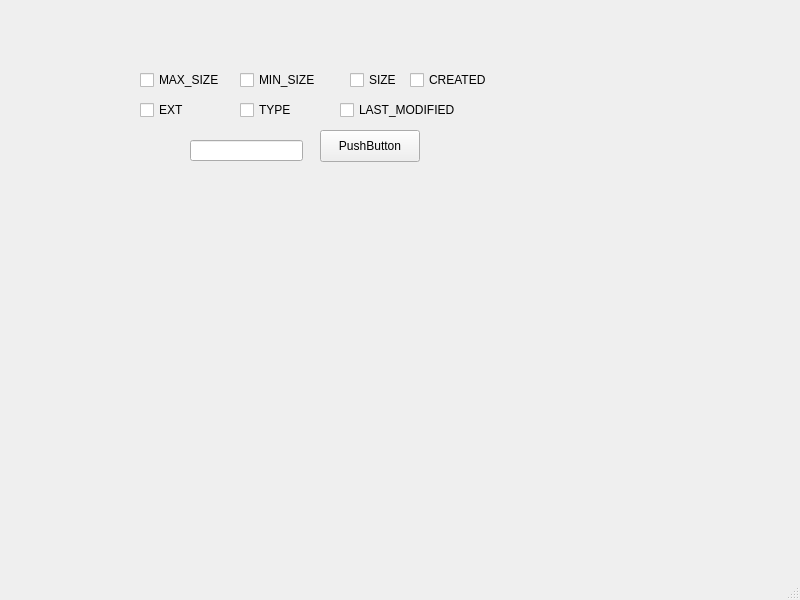
<?xml version="1.0" encoding="UTF-8"?>
<ui version="4.0">
 <class>MainWindow</class>
 <widget class="QMainWindow" name="MainWindow">
  <property name="geometry">
   <rect>
    <x>0</x>
    <y>0</y>
    <width>800</width>
    <height>600</height>
   </rect>
  </property>
  <property name="windowTitle">
   <string>MainWindow</string>
  </property>
  <widget class="QWidget" name="centralwidget">
   <widget class="QPushButton" name="pushButton">
    <property name="geometry">
     <rect>
      <x>320</x>
      <y>130</y>
      <width>100</width>
      <height>32</height>
     </rect>
    </property>
    <property name="text">
     <string>PushButton</string>
    </property>
   </widget>
   <widget class="QLineEdit" name="lineEdit">
    <property name="geometry">
     <rect>
      <x>190</x>
      <y>140</y>
      <width>113</width>
      <height>21</height>
     </rect>
    </property>
   </widget>
   <widget class="QCheckBox" name="checkBox">
    <property name="geometry">
     <rect>
      <x>340</x>
      <y>100</y>
      <width>121</width>
      <height>20</height>
     </rect>
    </property>
    <property name="text">
     <string>LAST_MODIFIED</string>
    </property>
   </widget>
   <widget class="QCheckBox" name="checkBox_2">
    <property name="geometry">
     <rect>
      <x>140</x>
      <y>70</y>
      <width>91</width>
      <height>20</height>
     </rect>
    </property>
    <property name="text">
     <string>MAX_SIZE</string>
    </property>
   </widget>
   <widget class="QCheckBox" name="checkBox_3">
    <property name="geometry">
     <rect>
      <x>240</x>
      <y>70</y>
      <width>91</width>
      <height>20</height>
     </rect>
    </property>
    <property name="text">
     <string>MIN_SIZE</string>
    </property>
   </widget>
   <widget class="QCheckBox" name="checkBox_4">
    <property name="geometry">
     <rect>
      <x>410</x>
      <y>70</y>
      <width>85</width>
      <height>20</height>
     </rect>
    </property>
    <property name="text">
     <string>CREATED</string>
    </property>
   </widget>
   <widget class="QCheckBox" name="checkBox_5">
    <property name="geometry">
     <rect>
      <x>350</x>
      <y>70</y>
      <width>85</width>
      <height>20</height>
     </rect>
    </property>
    <property name="text">
     <string>SIZE</string>
    </property>
   </widget>
   <widget class="QCheckBox" name="checkBox_6">
    <property name="geometry">
     <rect>
      <x>140</x>
      <y>100</y>
      <width>51</width>
      <height>20</height>
     </rect>
    </property>
    <property name="text">
     <string>EXT</string>
    </property>
   </widget>
   <widget class="QCheckBox" name="checkBox_7">
    <property name="geometry">
     <rect>
      <x>240</x>
      <y>100</y>
      <width>61</width>
      <height>20</height>
     </rect>
    </property>
    <property name="text">
     <string>TYPE</string>
    </property>
   </widget>
   <widget class="QWidget" name="widget" native="true">
    <property name="geometry">
     <rect>
      <x>80</x>
      <y>50</y>
      <width>481</width>
      <height>151</height>
     </rect>
    </property>
   </widget>
  </widget>
  <widget class="QMenuBar" name="menubar">
   <property name="geometry">
    <rect>
     <x>0</x>
     <y>0</y>
     <width>800</width>
     <height>36</height>
    </rect>
   </property>
  </widget>
  <widget class="QStatusBar" name="statusbar"/>
 </widget>
 <resources/>
 <connections/>
</ui>
